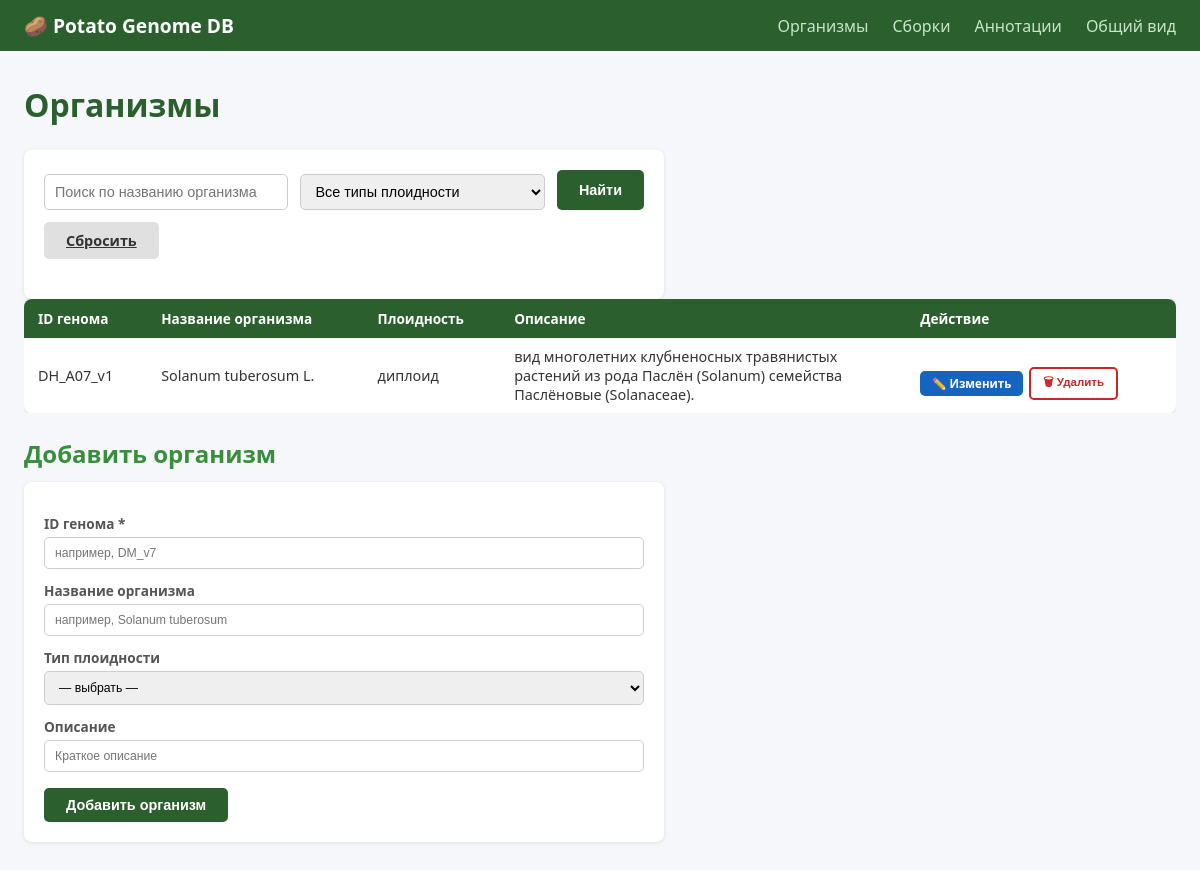
Page /organisms on the earlier database version.
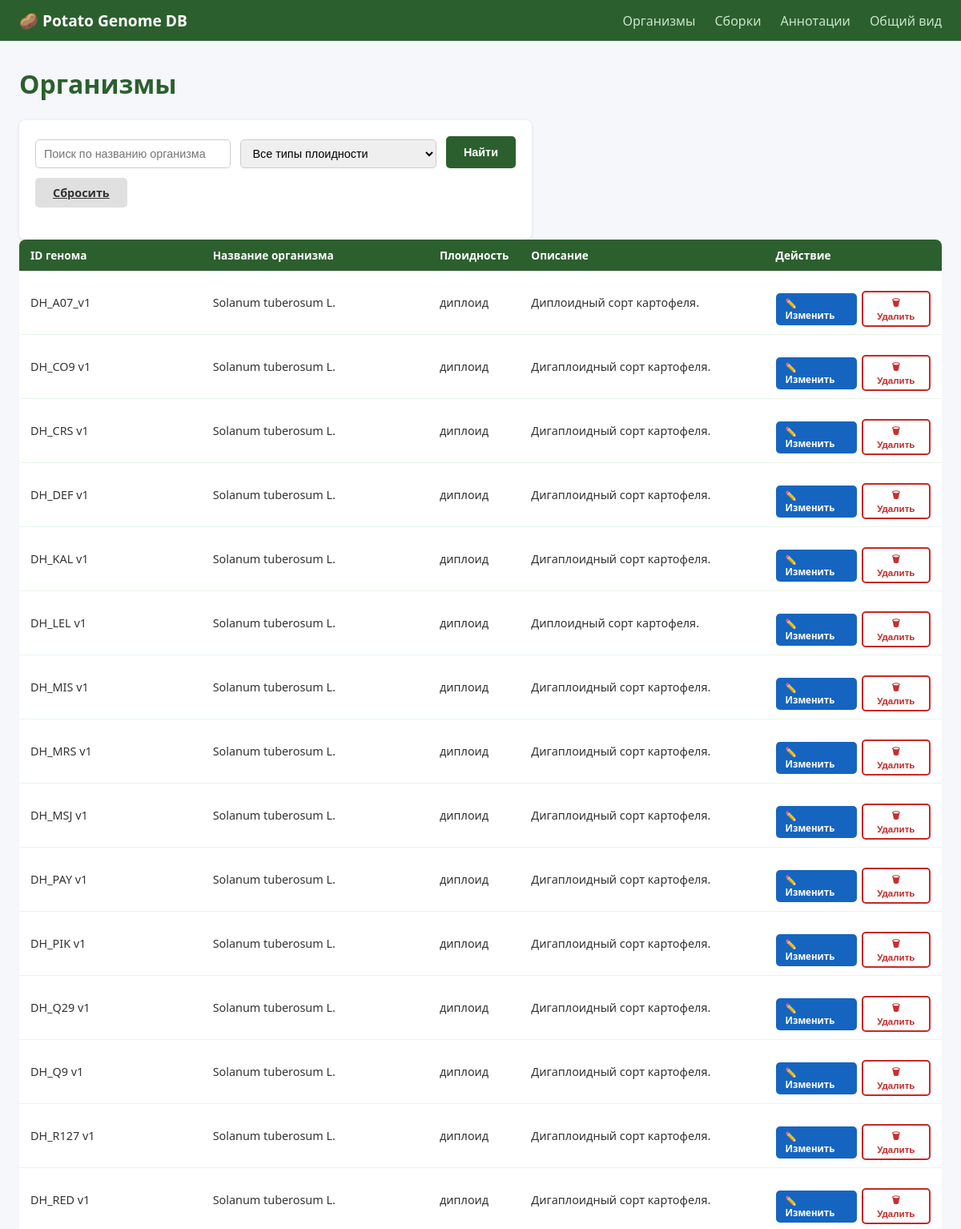
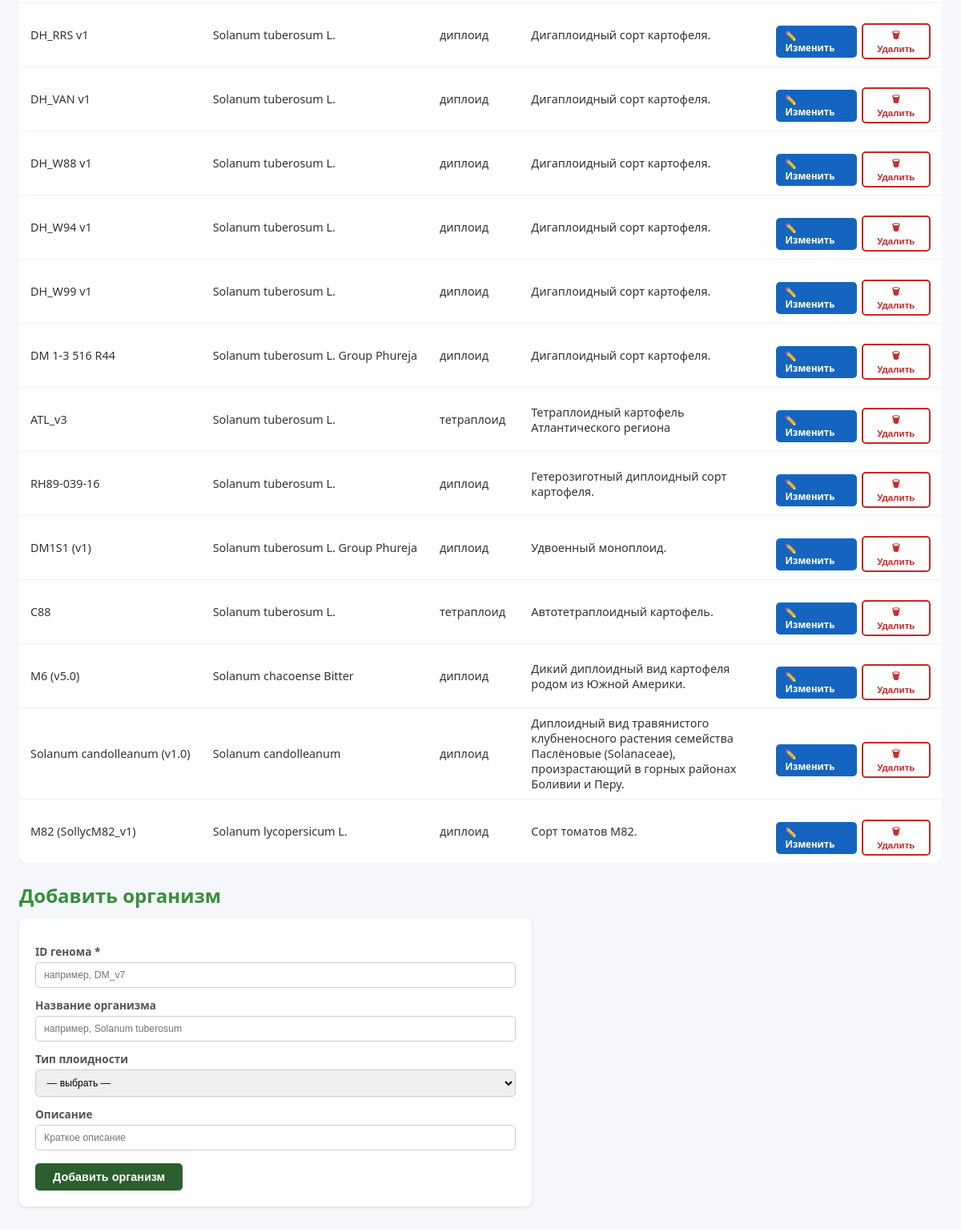
Same page on the later database version (2 pictures, top to bottom).
### models/Organism.py (models this page shows)
class Organism(Base):
    __tablename__ = "Organism"
    genome_id    = Column(String, primary_key=True, index=True)
    organism_name = Column(String, nullable=True)
    ploidy_type  = Column(String, nullable=True)
    description  = Column(Text, nullable=True)
    assembly   = relationship(
        "Genome_assembly",
        back_populates="organism",
        cascade="all, delete-orphan",
        uselist=False,
    )
    annotation = relationship(
        "Genome_annotation",
        back_populates="organism",
        cascade="all, delete-orphan",
        uselist=False,
    )

### main.py (the view)
@app.get("/organisms", response_class=HTMLResponse)
def list_organisms(
    request: Request, db: Session = Depends(get_db),
    organism_name: Optional[str] = None,
    ploidy_type:   Optional[str] = None,
    message: str = "", error: str = "",
):
    query = db.query(Organism)
    if organism_name:
        query = query.filter(Organism.organism_name.ilike(f"%{organism_name}%"))
    if ploidy_type:
        query = query.filter(Organism.ploidy_type == ploidy_type)
    ploidy_types = [r[0] for r in db.query(Organism.ploidy_type).distinct() if r[0]]
    return templates.TemplateResponse(request=request, name="Organism.html", context={
        "organisms": query.all(), "ploidy_types": ploidy_types,
        "filters": {"organism_name": organism_name, "ploidy_type": ploidy_type},
        "edit_row": None, "message": message, "error": error,
    })

### templates/Organism.html (shortened to what this page needs)
{% extends "base.html" %}
{% block content %}
<h1>Организмы</h1>
<form method="get" action="/organisms">
  <div class="filters">
    <input  name="organism_name" placeholder="Поиск по названию организма"
            value="{{ filters.organism_name or '' }}">
    <select name="ploidy_type">
      <option value="">Все типы плоидности</option>
    </select>
    <button type="submit" class="btn btn-primary">Найти</button>
    <a href="/organisms" class="btn" style="background:#e0e0e0;color:#333">Сбросить</a>
  </div>
</form>
<div class="table-wrap">
  <table>
    <thead>
      <tr>
        <th>ID генома</th><th>Название организма</th><th>Плоидность</th>
        <th>Описание</th><th>Действие</th>
      </tr>
    </thead>
    <tbody>
      {% for org in organisms %}
      <tr {% if edit_row and edit_row.genome_id == org.genome_id %}class="row-editing"{% endif %}>
        <td class="col-nowrap">{{ org.genome_id }}</td>
        <td class="col-nowrap">{{ org.organism_name }}</td>
        <td class="col-nowrap">{{ org.ploidy_type | ploidy_ru }}</td>
        <td class="col-desc">{{ org.description }}</td>
        <td>
          <div class="action-btns">
            <a href="/organisms/{{ org.genome_id }}/edit" class="btn btn-edit">✏️ Изменить</a>
            <form class="del-form" method="post" action="/organisms/{{ org.genome_id }}/delete"
                  onsubmit="return confirm('Удалить {{ org.genome_id }}?')">
              <button type="submit" class="btn btn-danger">🗑 Удалить</button>
            </form>
          </div>
        </td>
      </tr>
      {% else %}
      <tr><td colspan="5" style="text-align:center;color:#aaa">Записи не найдены.</td></tr>
      {% endfor %}
    </tbody>
  </table>
</div>
{% if not edit_row %}
<h2>Добавить организм</h2>
<form method="post" action="/organisms">
  <label>ID генома *
    <input name="genome_id" required placeholder="например, DM_v7">
  </label>
  <label>Название организма
    <input name="organism_name" placeholder="например, Solanum tuberosum">
  </label>
  <label>Тип плоидности
    <select name="ploidy_type">
      <option value="">— выбрать —</option>
    </select>
  </label>
  <label>Описание
    <input name="description" placeholder="Краткое описание">
  </label>
  <button type="submit" class="btn btn-primary">Добавить организм</button>
</form>
{% endif %}
{% endblock %}

### templates/base.html (shortened to what this page needs)
<!DOCTYPE html>
<html lang="ru">
<head>
</head>
<body>
<nav>
  <span class="brand">🥔 Potato Genome DB</span>
  <a href="/organisms">Организмы</a>
  <a href="/assemblies">Сборки</a>
  <a href="/annotations">Аннотации</a>
  <a href="/joined">Общий вид</a>
</nav>
<main class="{% block main_class %}{% endblock %}">
  {% block content %}{% endblock %}
</main>
</body>
</html>

### templates/base.html (style rules this page uses)
* { box-sizing: border-box; margin: 0; padding: 0; }
body { font-family: 'Segoe UI', sans-serif; background: #f5f7fa; color: #333; }
nav { background: #2c5f2e; color: white; padding: 12px 24px; display: flex; gap: 24px; align-items: center; }
nav a { color: #c8e6c9; text-decoration: none; font-weight: 500; }
nav .brand { font-size: 1.2em; font-weight: 700; color: white; margin-right: auto; }
main { max-width: 1200px; margin: 32px auto; padding: 0 24px; }
h1 { color: #2c5f2e; margin-bottom: 24px; }
h2 { color: #388e3c; margin: 24px 0 12px; }
.table-wrap { overflow-x: auto; }
table { width: 100%; border-collapse: collapse; background: white; border-radius: 8px; overflow: hidden; box-shadow: 0 1px 4px rgba(0,0,0,.1); }
th { background: #2c5f2e; color: white; padding: 10px 14px; text-align: left; font-size: .85em; white-space: nowrap; }
td { padding: 9px 14px; border-bottom: 1px solid #e8f5e9; font-size: .9em; }
.col-nowrap { white-space: nowrap; }
.col-desc { max-width: 340px; word-break: break-word; }
tr:last-child td { border-bottom: none; }
form { background: white; padding: 20px; border-radius: 8px; box-shadow: 0 1px 4px rgba(0,0,0,.1); max-width: 640px; }
label { display: block; margin-top: 12px; font-size: .85em; color: #555; font-weight: 600; }
input, select { width: 100%; margin-top: 4px; padding: 8px 10px; border: 1px solid #ccc; border-radius: 5px; font-size: .9em; }
.btn { display: inline-block; margin-top: 16px; padding: 9px 22px; border: none; border-radius: 5px; cursor: pointer; font-size: .9em; font-weight: 600; }
.btn-primary { background: #2c5f2e; color: white; }
.filters { display: flex; gap: 12px; flex-wrap: wrap; margin-bottom: 20px; }
.filters input, .filters select { width: auto; flex: 1 1 160px; }
.filters .btn { margin-top: 0; }
td a { color: #2c5f2e; }
.del-form { display: inline; }
.btn-edit { background: #1565c0; color: white; padding: 5px 12px; font-size: .8em; text-decoration: none; border-radius: 5px; font-weight: 600; }
.btn-danger { padding: 5px 12px; font-size: .8em; background: transparent; color: #c62828; border: 2px solid #c62828; border-radius: 5px; font-weight: 600; cursor: pointer; }
.action-btns { display: flex; gap: 6px; align-items: center; flex-wrap: nowrap; }
td form, .del-form { background: none; padding: 0; box-shadow: none; max-width: none; border-radius: 0; }

Differences in the rows shown:
changed Organism "DH_A07_v1": description "вид многолетних клубненосных травянистых растений из рода Паслён (Solanum) семейства Паслёновые (Solanaceae)." → "Диплоидный сорт картофеля."
added Organism: genome_id "DH_CO9 v1", organism_name "Solanum tuberosum L.", ploidy_type|ploidy_ru "диплоид", description "Дигаплоидный сорт картофеля."
added Organism: genome_id "DH_CRS v1", organism_name "Solanum tuberosum L.", ploidy_type|ploidy_ru "диплоид", description "Дигаплоидный сорт картофеля."
added Organism: genome_id "DH_DEF v1", organism_name "Solanum tuberosum L.", ploidy_type|ploidy_ru "диплоид", description "Дигаплоидный сорт картофеля."
added Organism: genome_id "DH_KAL v1", organism_name "Solanum tuberosum L.", ploidy_type|ploidy_ru "диплоид", description "Дигаплоидный сорт картофеля."
added Organism: genome_id "DH_LEL v1", organism_name "Solanum tuberosum L.", ploidy_type|ploidy_ru "диплоид", description "Диплоидный сорт картофеля."
added Organism: genome_id "DH_MIS v1", organism_name "Solanum tuberosum L.", ploidy_type|ploidy_ru "диплоид", description "Дигаплоидный сорт картофеля."
added Organism: genome_id "DH_MRS v1", organism_name "Solanum tuberosum L.", ploidy_type|ploidy_ru "диплоид", description "Дигаплоидный сорт картофеля."
added Organism: genome_id "DH_MSJ v1", organism_name "Solanum tuberosum L.", ploidy_type|ploidy_ru "диплоид", description "Дигаплоидный сорт картофеля."
added Organism: genome_id "DH_PAY v1", organism_name "Solanum tuberosum L.", ploidy_type|ploidy_ru "диплоид", description "Дигаплоидный сорт картофеля."
added Organism: genome_id "DH_PIK v1", organism_name "Solanum tuberosum L.", ploidy_type|ploidy_ru "диплоид", description "Дигаплоидный сорт картофеля."
added Organism: genome_id "DH_Q29 v1", organism_name "Solanum tuberosum L.", ploidy_type|ploidy_ru "диплоид", description "Дигаплоидный сорт картофеля."
added Organism: genome_id "DH_Q9 v1", organism_name "Solanum tuberosum L.", ploidy_type|ploidy_ru "диплоид", description "Дигаплоидный сорт картофеля."
added Organism: genome_id "DH_R127 v1", organism_name "Solanum tuberosum L.", ploidy_type|ploidy_ru "диплоид", description "Дигаплоидный сорт картофеля."
added Organism: genome_id "DH_RED v1", organism_name "Solanum tuberosum L.", ploidy_type|ploidy_ru "диплоид", description "Дигаплоидный сорт картофеля."
added Organism: genome_id "DH_RRS v1", organism_name "Solanum tuberosum L.", ploidy_type|ploidy_ru "диплоид", description "Дигаплоидный сорт картофеля."
added Organism: genome_id "DH_VAN v1", organism_name "Solanum tuberosum L.", ploidy_type|ploidy_ru "диплоид", description "Дигаплоидный сорт картофеля."
added Organism: genome_id "DH_W88 v1", organism_name "Solanum tuberosum L.", ploidy_type|ploidy_ru "диплоид", description "Дигаплоидный сорт картофеля."
added Organism: genome_id "DH_W94 v1", organism_name "Solanum tuberosum L.", ploidy_type|ploidy_ru "диплоид", description "Дигаплоидный сорт картофеля."
added Organism: genome_id "DH_W99 v1", organism_name "Solanum tuberosum L.", ploidy_type|ploidy_ru "диплоид", description "Дигаплоидный сорт картофеля."
added Organism: genome_id "DM 1-3 516 R44", organism_name "Solanum tuberosum L. Group Phureja", ploidy_type|ploidy_ru "диплоид", description "Дигаплоидный сорт картофеля."
added Organism: genome_id "ATL_v3", organism_name "Solanum tuberosum L.", ploidy_type|ploidy_ru "тетраплоид", description "Тетраплоидный картофель Атлантического региона"
added Organism: genome_id "RH89-039-16", organism_name "Solanum tuberosum L.", ploidy_type|ploidy_ru "диплоид", description "Гетерозиготный диплоидный сорт картофеля."
added Organism: genome_id "DM1S1 (v1)", organism_name "Solanum tuberosum L. Group Phureja", ploidy_type|ploidy_ru "диплоид", description "Удвоенный моноплоид."
added Organism: genome_id "C88", organism_name "Solanum tuberosum L.", ploidy_type|ploidy_ru "тетраплоид", description "Автотетраплоидный картофель."
added Organism: genome_id "M6 (v5.0)", organism_name "Solanum chacoense Bitter", ploidy_type|ploidy_ru "диплоид", description "Дикий диплоидный вид картофеля родом из Южной Америки."
added Organism: genome_id "Solanum candolleanum (v1.0)", organism_name "Solanum candolleanum", ploidy_type|ploidy_ru "диплоид", description "Диплоидный вид травянистого клубненосного растения семейства Паслёновые (Solanaceae), произрастающий в горных районах Боливии и Перу."
added Organism: genome_id "M82 (SollycM82_v1)", organism_name "Solanum lycopersicum L.", ploidy_type|ploidy_ru "диплоид", description "Сорт томатов M82."
